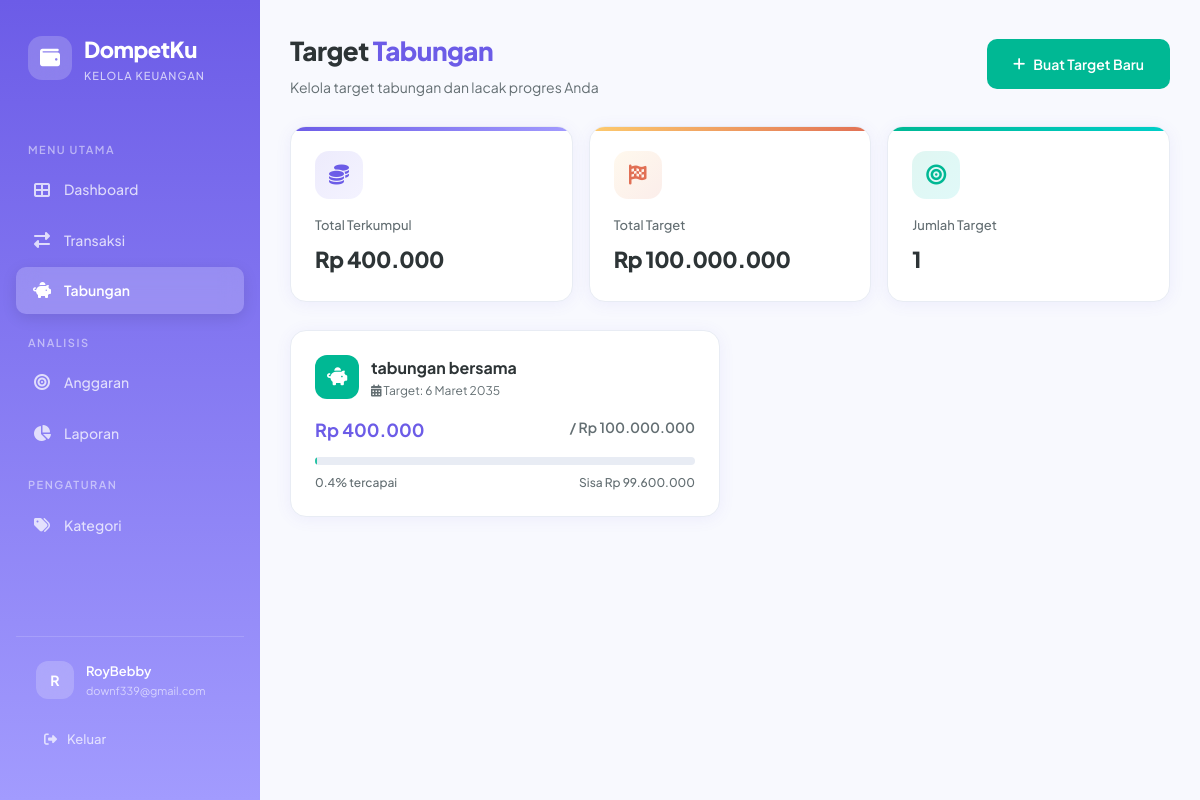
Screenshot of /savings (signed in) with the database file from the repository.
### app.py (models this page shows, shortened)
class User(UserMixin, db.Model):
    id = db.Column(db.Integer, primary_key=True)
    username = db.Column(db.String(80), unique=True, nullable=False)
    email = db.Column(db.String(120), unique=True, nullable=False)
    password_hash = db.Column(db.String(256), nullable=False)
    created_at = db.Column(db.DateTime, default=datetime.utcnow)
    transactions = db.relationship('Transaction', backref='user', lazy=True, cascade='all, delete-orphan')
    savings_goals = db.relationship('SavingsGoal', backref='user', lazy=True, cascade='all, delete-orphan')
    categories = db.relationship('Category', backref='user', lazy=True, cascade='all, delete-orphan')
    budgets = db.relationship('Budget', backref='user', lazy=True, cascade='all, delete-orphan')

class SavingsGoal(db.Model):
    id = db.Column(db.Integer, primary_key=True)
    name = db.Column(db.String(100), nullable=False)
    target_amount = db.Column(db.Float, nullable=False)
    current_amount = db.Column(db.Float, default=0.0)
    deadline = db.Column(db.Date, nullable=True)
    icon = db.Column(db.String(50), default='fas fa-piggy-bank')
    color = db.Column(db.String(20), default='#00B894')
    created_at = db.Column(db.DateTime, default=datetime.utcnow)
    user_id = db.Column(db.Integer, db.ForeignKey('user.id'), nullable=False)
    deposits = db.relationship('SavingsDeposit', backref='goal', lazy=True, cascade='all, delete-orphan')
    @property
    def progress_percent(self):
        if self.target_amount <= 0:
            return 0
        pct = (self.current_amount / self.target_amount) * 100
        return min(pct, 100)
    @property
    def remaining(self):
        return max(self.target_amount - self.current_amount, 0)

### app.py (the view)
@app.route('/savings')
@login_required
def savings():
    goals = SavingsGoal.query.filter_by(user_id=current_user.id).order_by(SavingsGoal.created_at.desc()).all()
    total_saved = sum(g.current_amount for g in goals)
    total_target = sum(g.target_amount for g in goals)
    return render_template('savings.html', goals=goals, total_saved=total_saved, total_target=total_target)

### app.py (called while the page is built)
@login_manager.user_loader
def load_user(user_id):
    return db.session.get(User, int(user_id))

@app.template_filter('currency')
def currency_filter(value):
    try:
        value = float(value)
        if value >= 0:
            return f"Rp {value:,.0f}".replace(",", ".")
        else:
            return f"-Rp {abs(value):,.0f}".replace(",", ".")
    except (ValueError, TypeError):
        return "Rp 0"

@app.template_filter('date_format')
def date_format_filter(value, fmt='%d %B %Y'):
    if isinstance(value, str):
        try:
            value = datetime.strptime(value, '%Y-%m-%d').date()
        except ValueError:
            return value
    if value:
        months_id = {
            1: 'Januari', 2: 'Februari', 3: 'Maret', 4: 'April',
            5: 'Mei', 6: 'Juni', 7: 'Juli', 8: 'Agustus',
            9: 'September', 10: 'Oktober', 11: 'November', 12: 'Desember'
        }
        day = value.day
        month = months_id.get(value.month, '')
        year = value.year
        return f"{day} {month} {year}"
    return ''

### templates/savings.html (shortened to what this page needs)
{% extends "base.html" %}
{% block content %}
<div class="page-header">
    <div>
        <h1>Target <span>Tabungan</span></h1>
        <p class="page-subtitle">Kelola target tabungan dan lacak progres Anda</p>
    </div>
    <a href="{{ url_for('add_savings_goal') }}" class="btn btn-success">
        <i class="fas fa-plus"></i> Buat Target Baru
    </a>
</div>
<div class="stats-grid" style="grid-template-columns: repeat(auto-fit, minmax(200px, 1fr));">
    <div class="stat-card balance slide-up">
        <div class="stat-icon"><i class="fas fa-coins"></i></div>
        <div class="stat-label">Total Terkumpul</div>
        <div class="stat-value count-up" data-value="{{ total_saved }}">Rp 0</div>
    </div>
    <div class="stat-card savings slide-up">
        <div class="stat-icon"><i class="fas fa-flag-checkered"></i></div>
        <div class="stat-label">Total Target</div>
        <div class="stat-value count-up" data-value="{{ total_target }}">Rp 0</div>
    </div>
    <div class="stat-card income slide-up">
        <div class="stat-icon"><i class="fas fa-bullseye"></i></div>
        <div class="stat-label">Jumlah Target</div>
        <div class="stat-value">{{ goals|length }}</div>
    </div>
</div>
{% if goals %}
<div class="savings-grid">
    {% for goal in goals %}
    <a href="{{ url_for('savings_detail', id=goal.id) }}" style="text-decoration: none;">
        <div class="savings-card slide-up">
            <div class="savings-header">
                <div class="savings-icon" style="background: {{ goal.color }};">
                    <i class="{{ goal.icon }}"></i>
                </div>
                <div>
                    <div class="savings-name">{{ goal.name }}</div>
                    <div class="savings-deadline">
                        {% if goal.deadline %}
                        <i class="fas fa-calendar-alt"></i> Target: {{ goal.deadline|date_format }}
                        {% else %}
                        <i class="fas fa-infinity"></i> Tanpa batas waktu
                        {% endif %}
                    </div>
                </div>
            </div>
            <div class="savings-amounts">
                <div class="savings-current">{{ goal.current_amount|currency }}</div>
                <div class="savings-target">/ {{ goal.target_amount|currency }}</div>
            </div>
            <div class="progress-bar-container">
            </div>
            <div class="progress-label">
                <span>{{ "%.1f"|format(goal.progress_percent) }}% tercapai</span>
                <span>Sisa {{ goal.remaining|currency }}</span>
            </div>
        </div>
    </a>
    {% endfor %}
</div>
{% endif %}
{% endblock %}

### templates/base.html (shortened to what this page needs)
<!DOCTYPE html>
<html lang="id">
<head>
    <link rel="stylesheet" href="https://cdnjs.cloudflare.com/ajax/libs/font-awesome/6.5.1/css/all.min.css">
    <link rel="stylesheet" href="{{ url_for('static', filename='css/style.css') }}">
</head>
<body>
    {% if current_user.is_authenticated %}
    <div class="app-layout">
        <aside class="sidebar" id="sidebar">
            <div class="sidebar-brand">
                <div class="brand-icon">
                    <i class="fas fa-wallet"></i>
                </div>
                <div>
                    <div class="brand-text">DompetKu</div>
                    <div class="brand-sub">Kelola Keuangan</div>
                </div>
            </div>
            <nav class="sidebar-nav">
                <div class="nav-section-title">Menu Utama</div>
                <div class="nav-item">
                    <a href="{{ url_for('dashboard') }}" class="nav-link {% if request.endpoint == 'dashboard' %}active{% endif %}">
                        <i class="fas fa-th-large"></i>
                        <span>Dashboard</span>
                    </a>
                </div>
                <div class="nav-item">
                    <a href="{{ url_for('transactions') }}" class="nav-link {% if request.endpoint in ['transactions', 'add_transaction', 'edit_transaction'] %}active{% endif %}">
                        <i class="fas fa-exchange-alt"></i>
                        <span>Transaksi</span>
                    </a>
                </div>
                <div class="nav-item">
                    <a href="{{ url_for('savings') }}" class="nav-link {% if request.endpoint in ['savings', 'add_savings_goal', 'savings_detail'] %}active{% endif %}">
                        <i class="fas fa-piggy-bank"></i>
                        <span>Tabungan</span>
                    </a>
                </div>
                <div class="nav-section-title">Analisis</div>
                <div class="nav-item">
                    <a href="{{ url_for('budgets') }}" class="nav-link {% if request.endpoint == 'budgets' %}active{% endif %}">
                        <i class="fas fa-bullseye"></i>
                        <span>Anggaran</span>
                    </a>
                </div>
                <div class="nav-item">
                    <a href="{{ url_for('reports') }}" class="nav-link {% if request.endpoint == 'reports' %}active{% endif %}">
                        <i class="fas fa-chart-pie"></i>
                        <span>Laporan</span>
                    </a>
                </div>
                <div class="nav-section-title">Pengaturan</div>
                <div class="nav-item">
                    <a href="{{ url_for('categories') }}" class="nav-link {% if request.endpoint == 'categories' %}active{% endif %}">
                        <i class="fas fa-tags"></i>
                        <span>Kategori</span>
                    </a>
                </div>
            </nav>
            <div class="sidebar-footer">
                <div class="sidebar-user">
                    <div class="user-avatar">{{ current_user.username[0]|upper }}</div>
                    <div class="user-info">
                        <div class="user-name">{{ current_user.username }}</div>
                        <div class="user-email">{{ current_user.email }}</div>
                    </div>
                </div>
                <a href="{{ url_for('logout') }}" class="logout-btn">
                    <i class="fas fa-sign-out-alt"></i>
                    <span>Keluar</span>
                </a>
            </div>
        </aside>
        <main class="main-content">
            {% block content %}{% endblock %}
        </main>
    </div>
    {% else %}
        {% block auth_content %}{% endblock %}
    {% endif %}
</body>
</html>

### rows the page displays
User: username "R", username "RoyBebby", email "downf339@gmail.com"
SavingsGoal: name "tabungan bersama", deadline "6 Maret 2035", current_amount "Rp 400.000", target_amount "Rp 100.000.000", progress_percent "0.4", remaining "Rp 99.600.000"

### other values shown
{{ goals|length }} "1"
